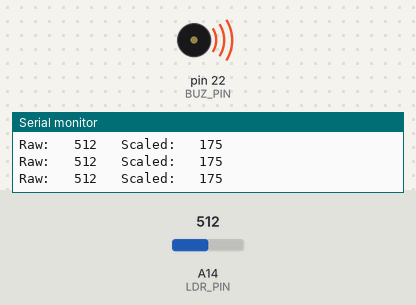
The sketch below on a simulated Arduino Mega 2560, built with avr-gcc and run on an emulated ATmega2560. Shown: buzzer (waves = sounding), the last lines printed to the serial monitor. The test bench sets the inputs (shaded band); at power-on: A14 (LDR_PIN) = 512.

Above: at 1.2 s.
1.3 s: A14 (LDR_PIN) set to 411
At 2.0 s:
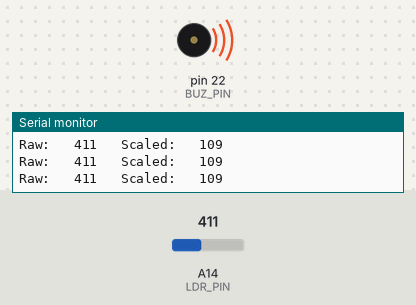
4.3 s: A14 (LDR_PIN) set to 385
At 5.0 s:
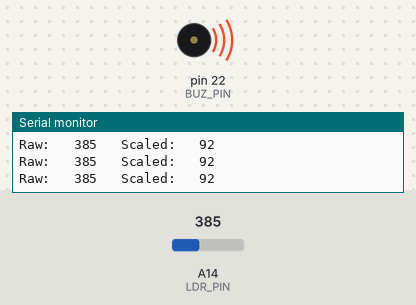
Timing chart, 0 to 7.3 s (numbered marks = the images above; inputs shaded):
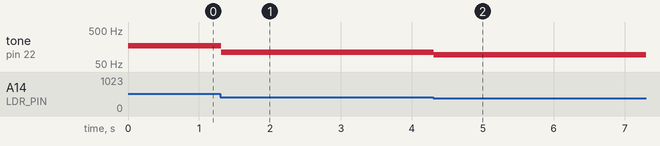

The sketch:

elektrisch_elastisch.ino
```cpp
// Final code for
// Eletrisch-akkoestisch instrument
// Author: Bas de Bruin

#define LDR_PIN 14
#define BUZ_PIN 22

#define IN_MIN 250
#define IN_MAX 700

#define PITCH_MIN 3
#define PITCH_MAX 300

void setup() {
    Serial.begin(9600);
    pinMode(LDR_PIN, INPUT);
    pinMode(BUZ_PIN, OUTPUT);
}

void loop() {

    // get ldr data and map it
    unsigned int data = analogRead(LDR_PIN);
    unsigned int freq = constrain(map(data, IN_MIN, IN_MAX, PITCH_MIN, PITCH_MAX), PITCH_MIN, PITCH_MAX);

    // sound
    tone(BUZ_PIN, freq);

    // debug printing
    Serial.println();
    Serial.print("Raw:   ");
    Serial.print(data);
    Serial.print("   Scaled:   ");
    Serial.print(freq);

    delay(10);

}
```

Measured:
- after the input at 1.3 s, tone on pin 22 (BUZ_PIN): 175 Hz → 109 Hz at once
- after the input at 4.3 s, tone on pin 22 (BUZ_PIN): 109 Hz → 92 Hz at once
